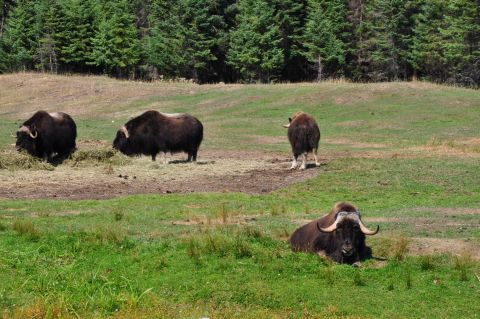
//> input picture group.jpg, 480 x 319 px
$ ./4-2   (built with g++ and OpenCV 4)
//> lines starting //> are read from the running program, lines starting //| are printed output that depends on the picture; after the words box and inside, x2 and y2 are one past the last pixel; in counts of white or black regions, pixels touching at a corner belong together
### histograms.h
#pragma once
/* histograms.h  */
#include <opencv2/opencv.hpp>
using namespace cv;

//그레이레벨 영상의 히스토그램 생성
class Histogram1D {
private:
	int histSize[1]; //빈 개수
	float hranges[2]; //값 범위
	const float* ranges[1]; //값 범위를 가리키는 포인터
	int channels[1]; //조사할 채널 번호

public:
	Histogram1D() {
		histSize[0] = 256;
		hranges[0] = 0.0;
		hranges[1] = 255.0;
		ranges[0] = hranges;
		channels[0] = 0;
	}

	//1D 히스토그램 계산
	MatND getHistogram(const Mat& image) {
		MatND hist;
		calcHist(&image, 1, channels, Mat(), hist, 1, histSize, ranges);
		return hist;
	}

	//1D 히스토그램을 계산한 후, 히스토그램 영상으로 반환
	Mat getHistogramImage(const Mat& image) {
		MatND hist = getHistogram(image);

		double maxVal = 0, minVal = 0;
		//cv::minMaxLoc(input, minVal, maxVal, minLoc(in 2D case), maxLoc(in 2D case), mask)
		minMaxLoc(hist, &minVal, &maxVal, 0, 0); //최소, 최대 빈 값 얻기

		Mat histImage(histSize[0], histSize[0], CV_8U, Scalar(255)); //히스토그램을 표시할 정사각형 영상
		int hpt = static_cast<int>(0.9*histSize[0]); //최고 높이가 총 빈 개수의 90%

		//빈 당 수직선 그리기
		for (int h = 0; h < histSize[0]; h++) {
			float binVal = hist.at<float>(h);
			int intensity = static_cast<int>(binVal*hpt / maxVal);
			line(histImage, Point(h, histSize[0]), Point(h, histSize[0] - intensity), Scalar::all(0));
		}
		return histImage;
	}

	//영상 모습을 변경하는 룩업테이블 적용
	Mat applyLookUp(const Mat& image, const Mat& lookup) {
		Mat result(image.rows, image.cols, CV_8U);
		LUT(image, lookup, result);//cv::LUT
		return result;
	}

	//영상 명암 대비를 개선하기 위해 히스토그램 늘이기
	Mat stretch(const Mat& image, float percentile) {
		float number = image.total()*percentile; //백분위 수인 화소 개수
		Mat hist = getHistogram(image);

		//히스토그램의 왼쪽 끝 찾기(가장 낮은 명도 값)
		int imin = 0;
		float count;
		for (count = 0.0; imin < histSize[0]; imin++) {
			count += hist.at<float>(imin);
			if (count >= number) break;
		}

		//히스토그램의 오른쪽 끝 찾기(가장 높은 명도 값)
		int imax = histSize[0] - 1;
		for (count = 0.0; imax >= 0; imax--) {
			count += hist.at<float>(imax);
			if (count >= number) break;
		}

		//룩업 테이블 생성
		int dims[1] = { 256 };
		Mat lookup(1, dims, CV_8U);
		for (int i = 0; i < 256; i++) {
			if (i < imin) lookup.at<uchar>(i) = 0; //최소값 =0, 최소값 이하는 0 할당
			else if (i > imax) lookup.at<uchar>(i) = 255; //최대값 =255, 최대값 이상 255
			else lookup.at<uchar>(i) = cvRound(255.0*(i - imin) / (imax - imin)); //중간에 있는 명도 i를 재매핑
		}
		Mat result;
		result = applyLookUp(image, lookup);
		return result;
	}

	//히스토그램 균등화 (히스토그램 늘이기의 개선책) - 영상 히스토그램을 최대한 고르게 만든다
	//컬러일 경우에는 밝기 성분에만 균등화를 수행해야 한다.
	Mat equalize(const Mat& image) {
		Mat result;
		equalizeHist(image, result);
		return result;
	}
};

### 4-2.cpp
/* 4-2.cpp
  */
#include <iostream>
#include <opencv2/opencv.hpp>
#include "histograms.h"

using namespace cv;
using namespace std;

void main() {

	Mat image = imread("group.jpg", 0); //그레이 채널
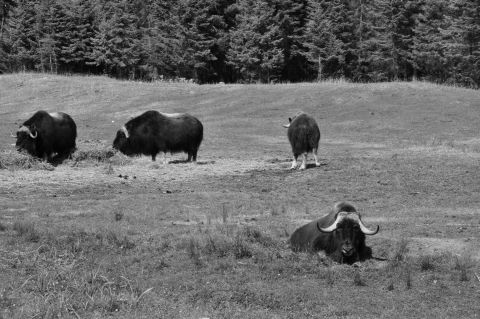
//> image: 319 rows x 480 cols, CV_8UC1; min 0, max 243, mean 106.7
	imshow("Image", image);

	Histogram1D h;
	MatND histo = h.getHistogram(image);
//> in getHistogram, `calcHist(&image, 1, channels, Mat(), hist, 1, histSize, ranges);`: hist = 256 values, max 2280 at index 131, min 0 at index 230, mean 598.1
//> histo has the same summary as hist in getHistogram
	for (int i = 0; i < 256; i++)
		cout << "Value " << i << "=" << histo.at<float>(i) << endl;
//> this loop made 256 passes
//| Value 0=44
//| Value 1=20
//| Value 2=28
//| Value 3=52
//| Value 4=79
//| Value 5=124
//| Value 6=137
//| Value 7=159
//> (output is shown up to pass 8 of 256)
	imshow("Histogram", h.getHistogramImage(image));
//> in getHistogramImage, `minMaxLoc(hist, &minVal, &maxVal, 0, 0);`: maxVal = 2280
//> the loop in getHistogramImage, `for (int h = 0; h < histSize[0]; h++)` made 256 passes
//> (binVal, intensity) on passes 1 to 3: (44, 4), (20, 2), (28, 2)
//> after the loop in getHistogramImage, `for (int h = 0; h < histSize[0]; h++)`:
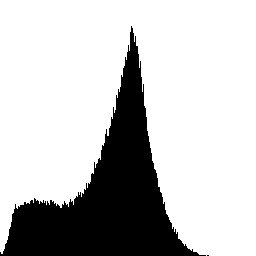
//> histImage: 256 rows x 256 cols, CV_8UC1; 76.6% white; 2 black regions (1 under 20 px), largest, box (x1, y1, x2, y2) and area: (0, 26, 206, 256) 15329

	//히스토그램의 높은 봉우리 쪽으로 증가 직전에 있는 최솟값 60에서 영상 경계화
	//배경과 전경 분리
	Mat thresholded;
	threshold(image, thresholded, 60, 255, THRESH_BINARY); //60이상이면 255로
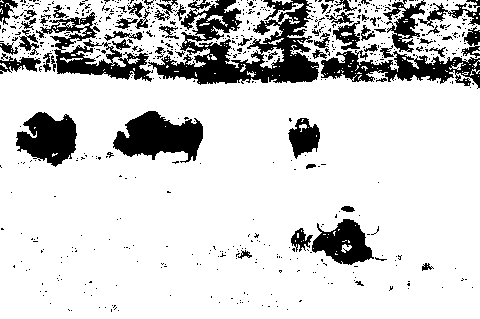
//> thresholded: 319 rows x 480 cols, CV_8UC1; 82.1% white; 653 black regions (591 under 20 px), largest, box (x1, y1, x2, y2) and area: (148, 0, 319, 85) 6792, (113, 111, 203, 163) 2862, (321, 50, 480, 89) 2815
	imshow("Binary Image", thresholded);

	//룩업 테이블을 이용한 영상 변경
	int dims[1] = { 256 };
	Mat lookup(1, dims, CV_8U);
	for (int i = 0; i < 256; i++)
		lookup.at<uchar>(i) = 255 - i;
	imshow("Negative Image", h.applyLookUp(image, lookup));
//> in applyLookUp, `LUT(image, lookup, result);`:
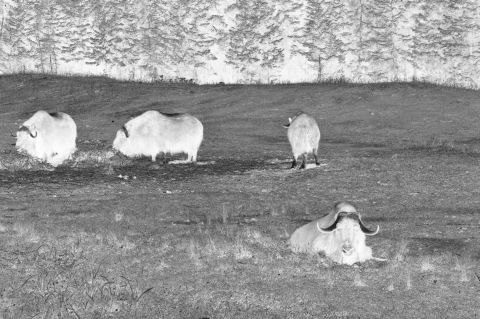
//> result: 319 rows x 480 cols, CV_8UC1; min 12, max 255, mean 148.3

	//히스토그램 늘이기
	Mat stretched = h.stretch(image, 0.01f);
//> the loop in stretch, `for (count = 0.0; imin < histSize[0]; imin++)` made 12 passes
//> count on passes 1 to 12: 44, 64, 92, 144, 223, 347, 484, 643, 851, 1122, 1410, 1750
//> after the loop in stretch, `for (count = 0.0; imin < histSize[0]; imin++)`: imin = 11
//> the loop in stretch, `for (count = 0.0; imax >= 0; imax--)` made 75 passes
//> count on passes 1 to 12: 0, 0, 0, 0, 0, 0, 0, 0, 0, 0, 0, 0
//> after the loop in stretch, `for (count = 0.0; imax >= 0; imax--)`: imax = 181
//> after the loop in stretch, `for (int i = 0; i < 256; i++)`: lookup = 256 values from 0 to 255
//> in applyLookUp (call 2), `LUT(image, lookup, result);`:
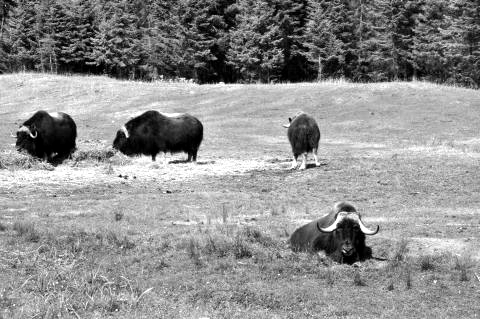
//> result: 319 rows x 480 cols, CV_8UC1; min 0, max 255, mean 143.4
	imshow("Stretched  Image", stretched);
	imshow("Stretched  Histogram", h.getHistogramImage(stretched));
//> the loop in getHistogramImage (call 2), `for (int h = 0; h < histSize[0]; h++)` made 256 passes
//> (binVal, intensity) on passes 1 to 3: (1750, 176), (0, 0), (418, 42)
//> after the loop in getHistogramImage (call 2), `for (int h = 0; h < histSize[0]; h++)`: histImage: 256 rows x 256 cols, CV_8UC1; 76.8% white; 86 black regions (2 under 20 px), largest, box (x1, y1, x2, y2) and area: (182, 28, 185, 256) 665, (176, 32, 179, 256) 640, (188, 46, 191, 256) 622

	// 히스토그램 균등화(Eualization)
	Mat  eq = h.equalize(image);
//> in equalize, `equalizeHist(image, result);`:
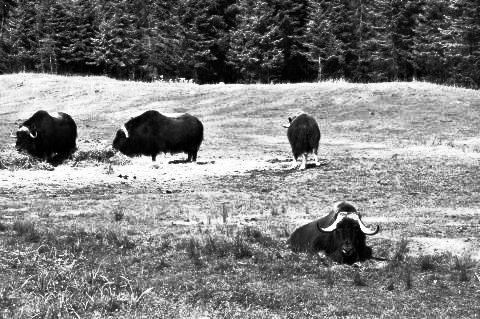
//> result: 319 rows x 480 cols, CV_8UC1; min 0, max 255, mean 128.5
	imshow("Equalized Image", eq);
	imshow("Equalized Histogram", h.getHistogramImage(eq));
//> in getHistogramImage (call 3), `MatND hist = getHistogram(image);`: hist = 256 values, max 2280 at index 172, min 0 at index 70, mean 596.8
//> the loop in getHistogramImage (call 3), `for (int h = 0; h < histSize[0]; h++)` made 256 passes
//> (binVal, intensity) on passes 1 to 3: (223, 22), (628, 63), (559, 56)
//> after the loop in getHistogramImage (call 3), `for (int h = 0; h < histSize[0]; h++)`:
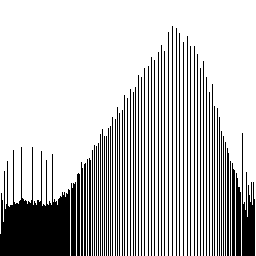
//> histImage: 256 rows x 256 cols, CV_8UC1; 76.6% white; 61 black regions, largest, box (x1, y1, x2, y2) and area: (0, 147, 70, 256) 4166, (242, 133, 255, 256) 840, (236, 173, 241, 256) 363

	waitKey(0);
}

$ run again, with baboon1.jpg copied over group.jpg
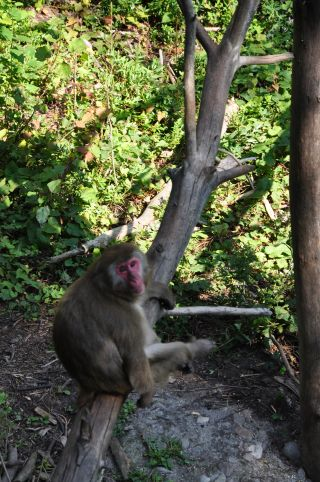
//> input picture baboon1.jpg, 320 x 482 px
//> in getHistogram, `calcHist(&image, 1, channels, Mat(), hist, 1, histSize, ranges);`: hist = 256 values, max 1443 at index 41, min 0 at index 255, mean 602.1
//> histo has the same summary as hist in getHistogram
//> the loop `for (int i = 0; i < 256; i++)` made 256 passes
//| Value 0=105
//| Value 1=35
//| Value 2=38
//| Value 3=57
//| Value 4=85
//> (output is shown up to pass 5 of 256)
//> maxVal = 1443
//> the loop in getHistogramImage, `for (int h = 0; h < histSize[0]; h++)` made 256 passes
//> (binVal, intensity) on passes 1 to 3: (105, 16), (35, 5), (38, 6)
//> after the loop in getHistogramImage, `for (int h = 0; h < histSize[0]; h++)`:
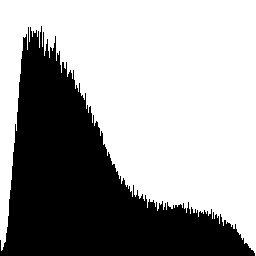
//> histImage: 256 rows x 256 cols, CV_8UC1; 62.7% white; 1 black region, box (x1, y1, x2, y2) and area: (0, 26, 255, 256) 24447
//> thresholded: 482 rows x 320 cols, CV_8UC1; 58.8% white; 1074 black regions (986 under 20 px), largest, box (x1, y1, x2, y2) and area: (0, 115, 150, 482) 26122, (153, 0, 320, 482) 24828, (153, 87, 189, 243) 1189
//> the loop in stretch, `for (count = 0.0; imin < histSize[0]; imin++)` made 11 passes
//> count on passes 1 to 8: 105, 140, 178, 235, 320, 413, 562, 749
//> after the loop in stretch, `for (count = 0.0; imin < histSize[0]; imin++)`: imin = 10
//> the loop in stretch, `for (count = 0.0; imax >= 0; imax--)` made 19 passes
//> count on passes 1 to 8: 0, 25, 62, 101, 144, 196, 247, 313
//> after the loop in stretch, `for (count = 0.0; imax >= 0; imax--)`: imax = 237
//> after the loop in stretch, `for (int i = 0; i < 256; i++)`: lookup = 256 values from 0 to 255
//> the loop in getHistogramImage (call 2), `for (int h = 0; h < histSize[0]; h++)` made 256 passes
//> (binVal, intensity) on passes 1 to 3: (1785, 230), (479, 61), (569, 73)
//> in getHistogramImage (call 3), `MatND hist = getHistogram(image);`: hist = 256 values, max 1443 at index 64, min 0 at index 10, mean 601.3
//> maxVal = 1443
//> the loop in getHistogramImage (call 3), `for (int h = 0; h < histSize[0]; h++)` made 256 passes
//> (binVal, intensity) on passes 1 to 3: (320, 51), (683, 108), (362, 57)
//> after the loop in getHistogramImage (call 3), `for (int h = 0; h < histSize[0]; h++)`:
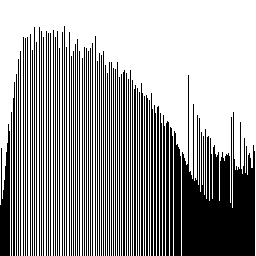
//> histImage: 256 rows x 256 cols, CV_8UC1; 62.7% white; 73 black regions, largest, box (x1, y1, x2, y2) and area: (182, 75, 255, 256) 7092, (0, 124, 10, 256) 922, (174, 131, 181, 256) 787

$ run again, with baboon3.jpg copied over group.jpg
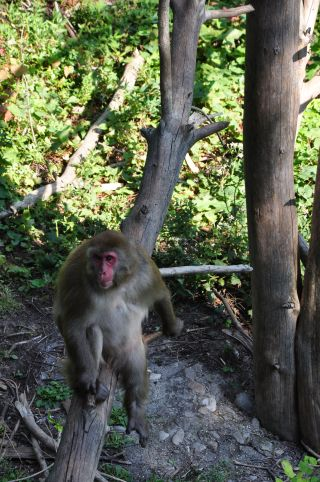
//> input picture baboon3.jpg, 320 x 482 px
//> in getHistogram, `calcHist(&image, 1, channels, Mat(), hist, 1, histSize, ranges);`: hist = 256 values, max 1486 at index 31, min 0 at index 255, mean 601
//> histo has the same summary as hist in getHistogram
//> the loop `for (int i = 0; i < 256; i++)` made 256 passes
//| Value 0=49
//| Value 1=20
//| Value 2=26
//| Value 3=47
//| Value 4=59
//> (output is shown up to pass 5 of 256)
//> maxVal = 1486
//> the loop in getHistogramImage, `for (int h = 0; h < histSize[0]; h++)` made 256 passes
//> (binVal, intensity) on passes 1 to 3: (49, 7), (20, 3), (26, 4)
//> after the loop in getHistogramImage, `for (int h = 0; h < histSize[0]; h++)`:
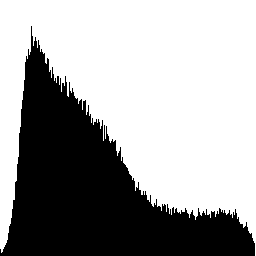
//> histImage: 256 rows x 256 cols, CV_8UC1; 63.9% white; 1 black region, box (x1, y1, x2, y2) and area: (0, 26, 255, 256) 23683
//> thresholded: 482 rows x 320 cols, CV_8UC1; 63.5% white; 1013 black regions (922 under 20 px), largest, box (x1, y1, x2, y2) and area: (142, 0, 320, 467) 27230, (0, 203, 129, 482) 16391, (102, 343, 149, 448) 1376
//> the loop in stretch, `for (count = 0.0; imin < histSize[0]; imin++)` made 13 passes
//> count on passes 1 to 8: 49, 69, 95, 142, 201, 274, 361, 469
//> after the loop in stretch, `for (count = 0.0; imin < histSize[0]; imin++)`: imin = 12
//> the loop in stretch, `for (count = 0.0; imax >= 0; imax--)` made 12 passes
//> count on passes 1 to 8: 0, 87, 185, 307, 459, 602, 757, 923
//> after the loop in stretch, `for (count = 0.0; imax >= 0; imax--)`: imax = 244
//> after the loop in stretch, `for (int i = 0; i < 256; i++)`: lookup = 256 values from 0 to 255
//> the loop in getHistogramImage (call 2), `for (int h = 0; h < histSize[0]; h++)` made 256 passes
//> (binVal, intensity) on passes 1 to 3: (1585, 230), (367, 53), (368, 53)
//> in getHistogramImage (call 3), `MatND hist = getHistogram(image);`: hist = 256 values, max 1486 at index 32, min 0 at index 8, mean 601
//> maxVal = 1486
//> the loop in getHistogramImage (call 3), `for (int h = 0; h < histSize[0]; h++)` made 256 passes
//> (binVal, intensity) on passes 1 to 3: (274, 42), (545, 84), (461, 71)
//> after the loop in getHistogramImage (call 3), `for (int h = 0; h < histSize[0]; h++)`:
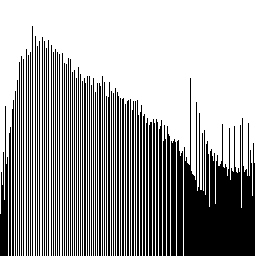
//> histImage: 256 rows x 256 cols, CV_8UC1; 63.8% white; 71 black regions, largest, box (x1, y1, x2, y2) and area: (184, 78, 255, 256) 6700, (0, 106, 8, 256) 698, (177, 140, 183, 256) 644

$ run again, with bear.jpg copied over group.jpg
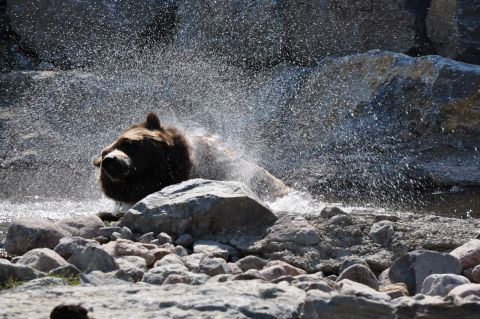
//> input picture bear.jpg, 480 x 319 px
//> in getHistogram, `calcHist(&image, 1, channels, Mat(), hist, 1, histSize, ranges);`: hist = 256 values, max 1586 at index 56, min 0 at index 255, mean 598.1
//> histo has the same summary as hist in getHistogram
//> the loop `for (int i = 0; i < 256; i++)` made 256 passes
//| Value 0=96
//| Value 1=37
//| Value 2=68
//| Value 3=74
//| Value 4=143
//> (output is shown up to pass 5 of 256)
//> maxVal = 1586
//> the loop in getHistogramImage, `for (int h = 0; h < histSize[0]; h++)` made 256 passes
//> (binVal, intensity) on passes 1 to 3: (96, 13), (37, 5), (68, 9)
//> thresholded: 319 rows x 480 cols, CV_8UC1; 68.6% white; 1389 black regions (1308 under 20 px), largest, box (x1, y1, x2, y2) and area: (228, 0, 480, 73) 9266, (354, 65, 480, 219) 9047, (99, 197, 304, 263) 5465
//> the loop in stretch, `for (count = 0.0; imin < histSize[0]; imin++)` made 9 passes
//> count on passes 1 to 8: 96, 133, 201, 275, 418, 628, 886, 1209
//> after the loop in stretch, `for (count = 0.0; imin < histSize[0]; imin++)`: imin = 8
//> the loop in stretch, `for (count = 0.0; imax >= 0; imax--)` made 29 passes
//> count on passes 1 to 8: 0, 2, 11, 20, 28, 38, 57, 75
//> after the loop in stretch, `for (count = 0.0; imax >= 0; imax--)`: imax = 227
//> after the loop in stretch, `for (int i = 0; i < 256; i++)`: lookup = 256 values from 0 to 255
//> the loop in getHistogramImage (call 2), `for (int h = 0; h < histSize[0]; h++)` made 256 passes
//> (binVal, intensity) on passes 1 to 3: (1584, 229), (408, 59), (446, 64)
//> in getHistogramImage (call 3), `MatND hist = getHistogram(image);`: hist = 256 values, max 1586 at index 71, min 0 at index 20, mean 596.9
//> the loop in getHistogramImage (call 3), `for (int h = 0; h < histSize[0]; h++)` made 256 passes
//> (binVal, intensity) on passes 1 to 3: (275, 39), (611, 88), (698, 101)
//> after the loop in getHistogramImage (call 3), `for (int h = 0; h < histSize[0]; h++)`:
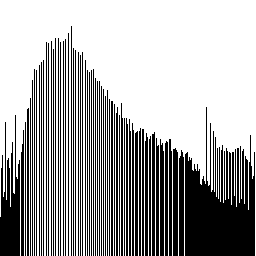
//> histImage: 256 rows x 256 cols, CV_8UC1; 66.3% white; 62 black regions, largest, box (x1, y1, x2, y2) and area: (185, 107, 255, 256) 6154, (0, 115, 20, 256) 1699, (173, 148, 178, 256) 532
